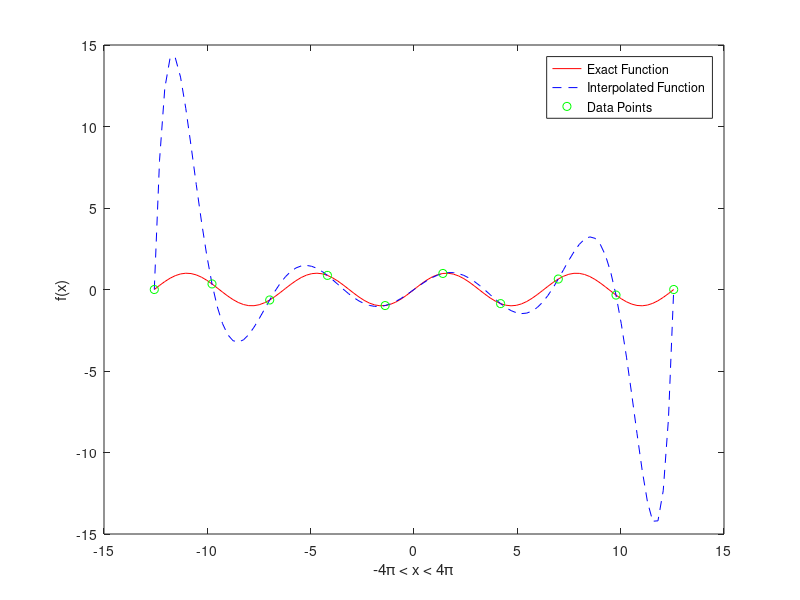

Source code (MATLAB):
d = linspace(-4*pi, 4*pi,10);

f = sin(d);

a = vander(d);

c = inv(a)*f';

x = linspace(-4*pi, 4*pi,100);

s = sin(x);

p = polyval(c,x);

plot(x, s, 'r')
hold on
plot(x, p, 'b--')
plot(d, f, 'go')
xlabel('-4\pi < x < 4\pi')
ylabel('f(x)')
legend('Exact Function','Interpolated Function', 'Data Points')
hold off